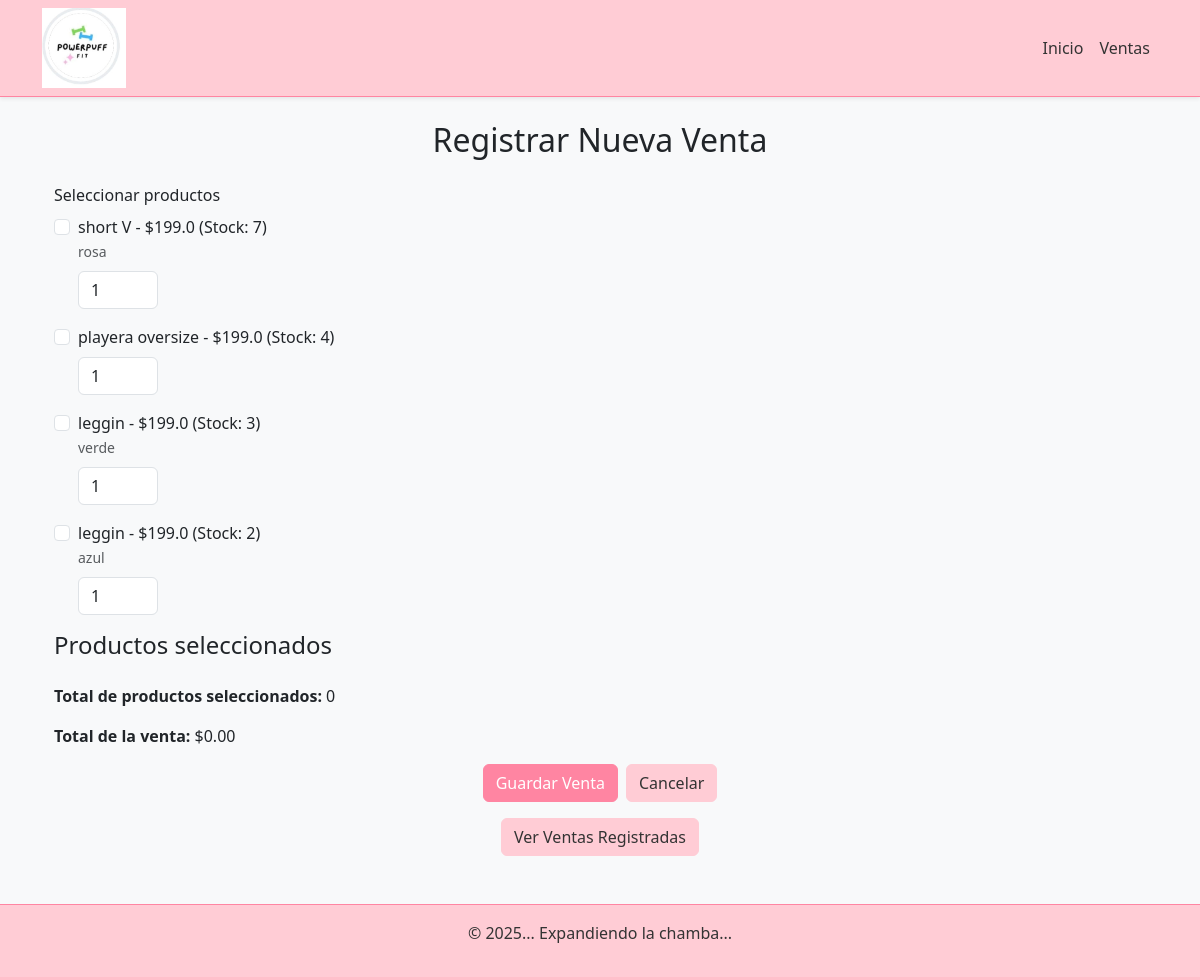
Page /venta/nueva on the earlier database version.
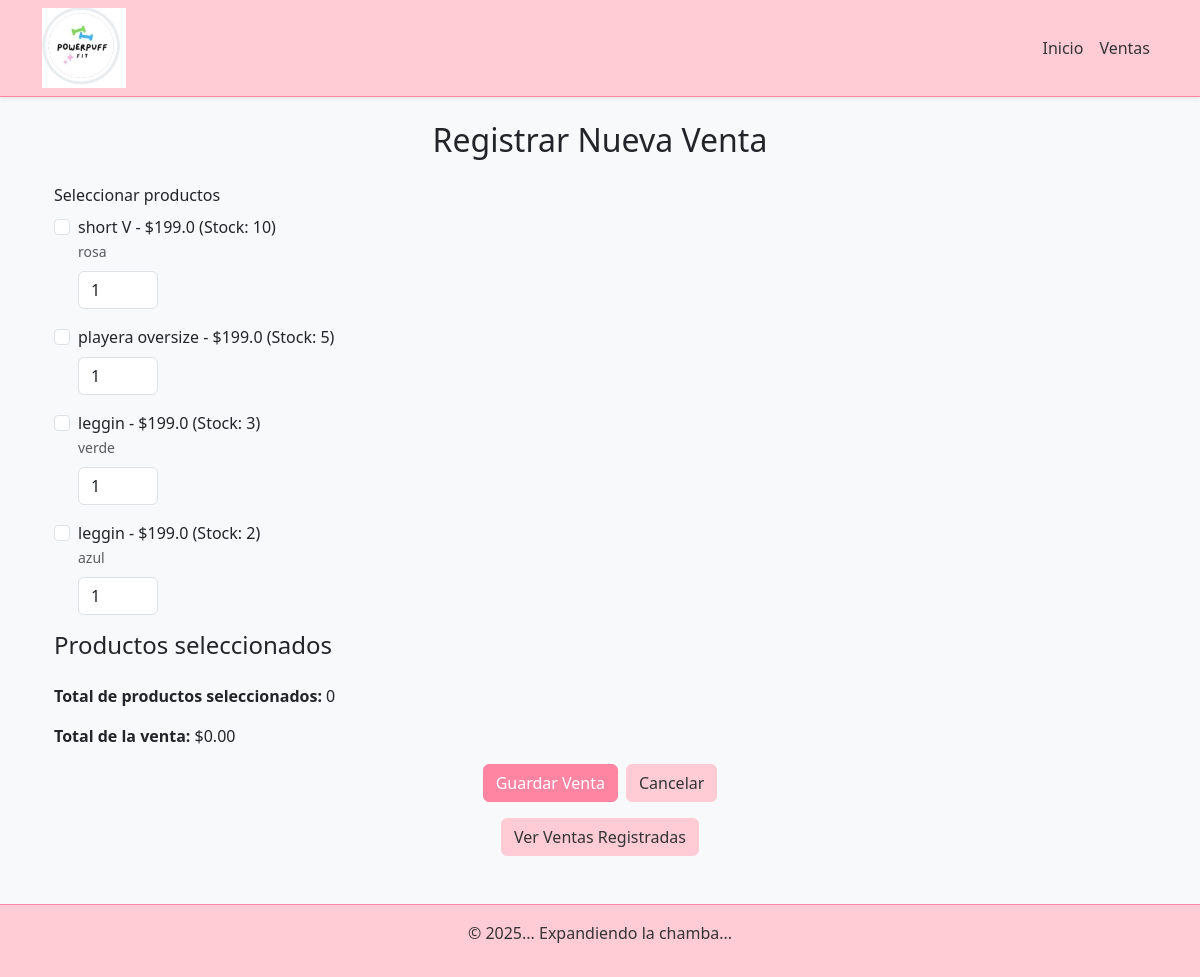
Same page on the later database version.
### app/models.py (models this page shows, shortened)
class Producto(db.Model):
    id = db.Column(db.Integer, primary_key=True)
    nombre = db.Column(db.String(100), nullable=False)
    descripcion = db.Column(db.String(200), nullable=False)
    precio = db.Column(db.Float, nullable=False)
    cantidad = db.Column(db.Integer, nullable=False)
    categoria = db.Column(db.String(100), nullable=False)
    activo = db.Column(db.Boolean, default=True)
    ventas = db.relationship('VentaProducto', back_populates='producto')

### app/routes.py (the view, shortened to what this page needs)
@routes.route('/venta/nueva', methods=['GET', 'POST'])
def nueva_venta():
    productos = Producto.query.filter_by(activo=True).all()
    return render_template('nueva_venta.html', productos=productos)

### app/templates/nueva_venta.html (shortened to what this page needs)
{% extends "base.html" %}
{% block content %}
<div class="container mt-4">
    <h2 class="text-center mb-4">Registrar Nueva Venta</h2>
    <form method="POST" onsubmit="return validarCantidades()">
        <div class="mb-3">
            <label for="productos" class="form-label">Seleccionar productos</label>
            <div id="productos-list">
                {% for producto in productos %}
                    <div class="form-check mb-3">
                        <input class="form-check-input" type="checkbox" value="{{ producto.id }}" id="producto_{{ producto.id }}" name="productos">
                        <label class="form-check-label" for="producto_{{ producto.id }}">
                            {{ producto.nombre }} - ${{ producto.precio }} (Stock: {{ producto.cantidad }})
                            <br>
                            <small class="text-muted">{{ producto.descripcion }}</small>
                        </label>
                        <input type="number" class="form-control cantidad-input mt-2" id="cantidad_{{ producto.id }}" name="cantidad_{{ producto.id }}" min="1" value="1" max="{{ producto.cantidad }}" style="width: 80px;">
                    </div>
                {% endfor %}
            </div>
        </div>
        <div class="mb-3">
            <h4>Productos seleccionados</h4>
            <div class="mt-3">
                <p><strong>Total de productos seleccionados:</strong> <span id="total-productos">0</span></p>
                <p><strong>Total de la venta:</strong> $<span id="total-venta">0.00</span></p>
            </div>
        </div>
        <div class="d-flex gap-2 justify-content-center">
            <button type="submit" class="btn btn-primary">Guardar Venta</button>
            <a href="{{ url_for('routes.index') }}" class="btn btn-secondary">Cancelar</a>
        </div>
    </form>
    <div class="mt-3 text-center">
        <a href="{{ url_for('routes.listar_ventas') }}" class="btn btn-info">Ver Ventas Registradas</a>
    </div>
</div>
{% endblock %}

Differences in the rows shown:
changed Producto "short V": cantidad "7" → "10"
changed Producto "playera oversize": cantidad "4" → "5"
